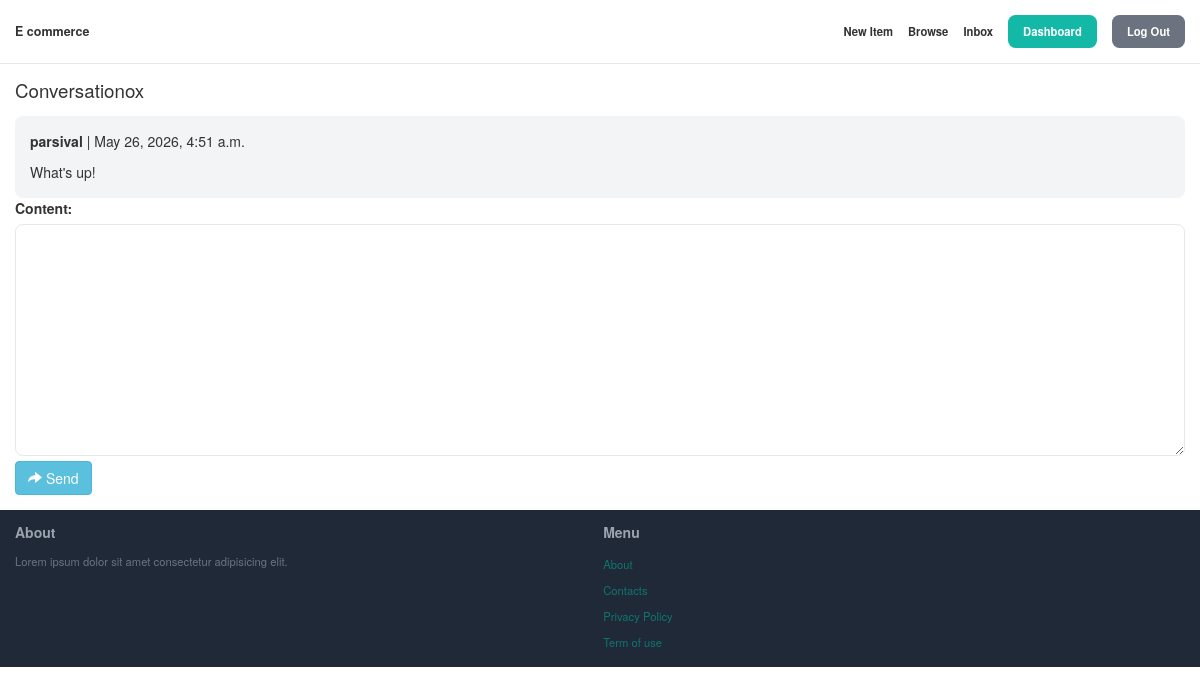
The page /inbox/2/ (signed in) on the database its author committed.
### app/models.py (models this page shows)
class ConversationMessage(models.Model):
    conversation = models.ForeignKey(Conversation, related_name='messages', on_delete=models.CASCADE)
    content = models.TextField()
    created = models.DateTimeField(auto_now_add=True)
    modified_at = models.DateTimeField(auto_now=True)
    created_by = models.ForeignKey(User, related_name='created_messages', on_delete=models.CASCADE)

### app/views.py (the view)
# urls.py: path('inbox/<int:pk>/', views.inbox_detail, name='inbox_detail')
def inbox_detail(request, pk):
    conversation = Conversation.objects.filter(members__in=[request.user]).get(pk=pk)
    if request.method == 'POST':
        form = ConversationMessageForm(request.POST)
        if form.is_valid():
            conversation_message = form.save(commit=False)
            conversation_message.conversation = conversation
            conversation_message.created_by = request.user
            conversation_message.save()
            conversation.save()
            return redirect('inbox_detail', pk=pk)
    else:
        form = ConversationMessageForm()
    return render(request, 'app/inbox_detail.html', {'conversation': conversation, 'form': form})

### app/forms.py
class ConversationMessageForm(forms.ModelForm):
    class Meta:
        model = ConversationMessage
        fields = ('content',)
        widgets = {
            'content': forms.Textarea(attrs={
                'class': 'w-full py-4 px-6 rounded-xl border'
            })
        }

### app/templates/app/inbox_detail.html (shortened to what this page needs)
{% extends 'base.html' %}
{% block content %}
<h1 class="mb-6 text-3xl">Conversationox</h1>
<div class="space-y-6">
    {% for message in conversation.messages.all %}
        <div class="p-6 flex {%if message.created_by == request.user %}bg-blue-100 {% else %} bg-gray-100 {% endif %} rounded-xl">
            <div>
                <p class="mb-4"><strong>{{ message.created_by.username }}</strong> | {{ message.created }}</p>
                <p>{{ message.content }}</p>
            </div>
         </div>
    {% endfor %}
</div>
<form action="." method="post">
    {{ form.as_p }}
    <button type="submit" class="btn btn-info">
                    <span class="glyphicon glyphicon-share-alt"></span>
                    Send
                  </button>
</form>
{% endblock %}

### rows shown on the page
ConversationMessage: created_by.username "parsival", created "May 26, 2026, 4:51 a.m.", content "What's up!"
